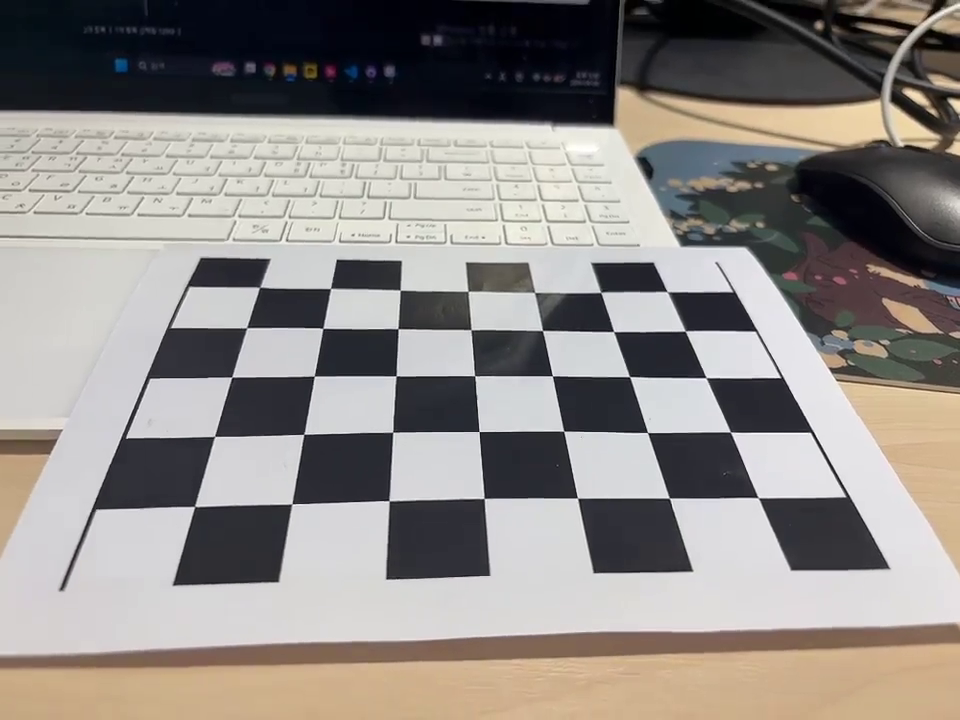
#> input picture frame 38 of chessboard.mp4, 960 x 720 px
$ python distortion_correction.py
#> lines starting #> are read from the running program, lines starting #| are printed output that depends on the picture; after the words box and inside, x2 and y2 are one past the last pixel; in counts of white or black regions, pixels touching at a corner belong together
import cv2 as cv
import numpy as np


INPUT_VIDEO = "chessboard.mp4"


def main():
    data = np.load("calibration_data.npz")
#> (reads calibration_data.npz from the repository)
    K = data["mtx"]
    dist = data["dist"]

    video = cv.VideoCapture(INPUT_VIDEO)
    if not video.isOpened():
        print(f"Cannot open input video: {INPUT_VIDEO}")
        raise SystemExit

    print("Running distortion correction... (ESC to quit)")

    map1 = None
    map2 = None

    while True:
        valid, img = video.read()
#> img is the input picture: shape (720, 960, 3); mean B, G, R 135.2, 138.8, 143.6
        if not valid:
            break

        if map1 is None or map2 is None:
            image_size = (img.shape[1], img.shape[0])
#> image_size = (960, 720)
            map1, map2 = cv.initUndistortRectifyMap(
                K, dist, None, None, image_size, cv.CV_32FC1
            )

        img_rectified = cv.remap(img, map1, map2, interpolation=cv.INTER_LINEAR)
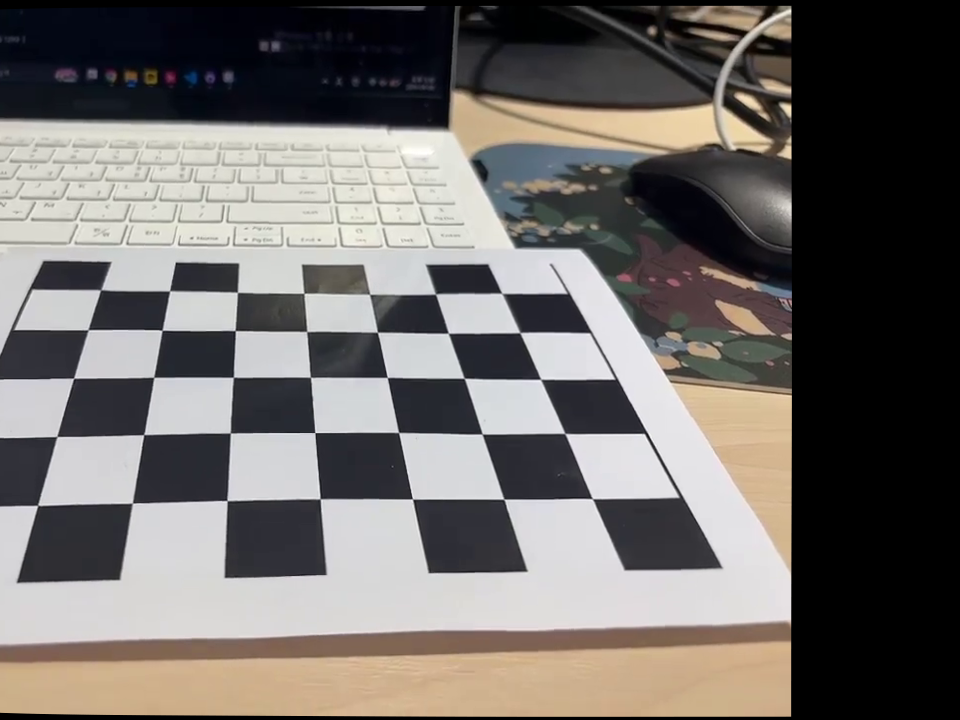
#> img_rectified: shape (720, 960, 3); mean B, G, R 106.1, 108.9, 113

        cv.putText(img, "Original", (10, 25), cv.FONT_HERSHEY_DUPLEX, 0.6, (0, 255, 0))
#> img: shape (720, 960, 3); 0.04% of pixels changed, all inside (x1, y1, x2, y2) = (12, 12, 82, 30)
        cv.putText(img_rectified, "Rectified", (10, 25), cv.FONT_HERSHEY_DUPLEX, 0.6, (0, 255, 0))
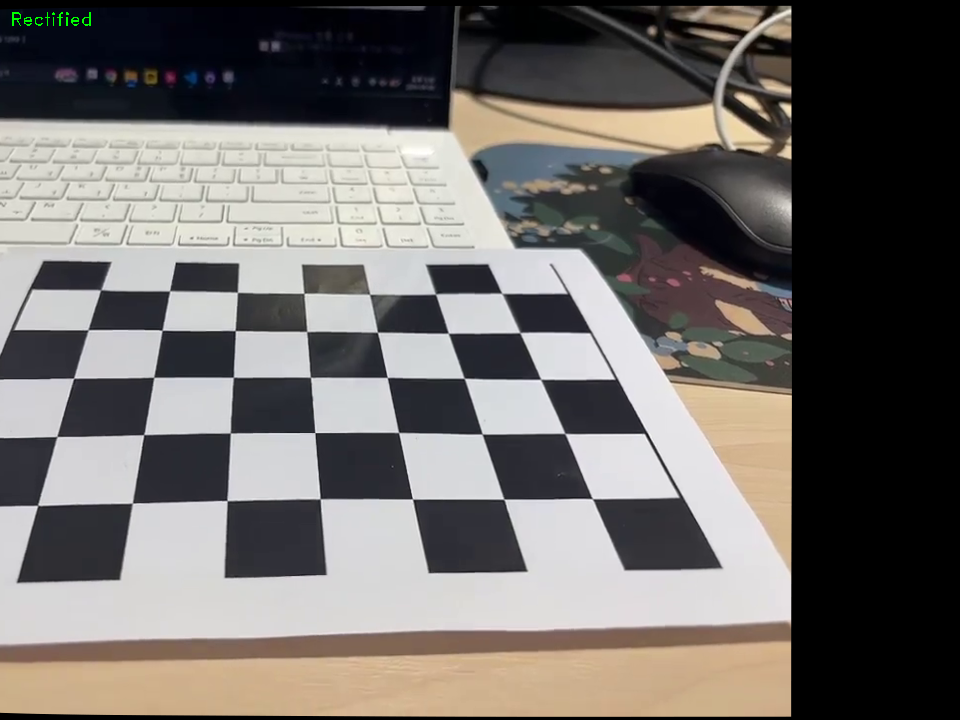
#> img_rectified: shape (720, 960, 3); 0.05% of pixels changed, all inside (x1, y1, x2, y2) = (12, 12, 91, 26)

        display = np.hstack((img, img_rectified))
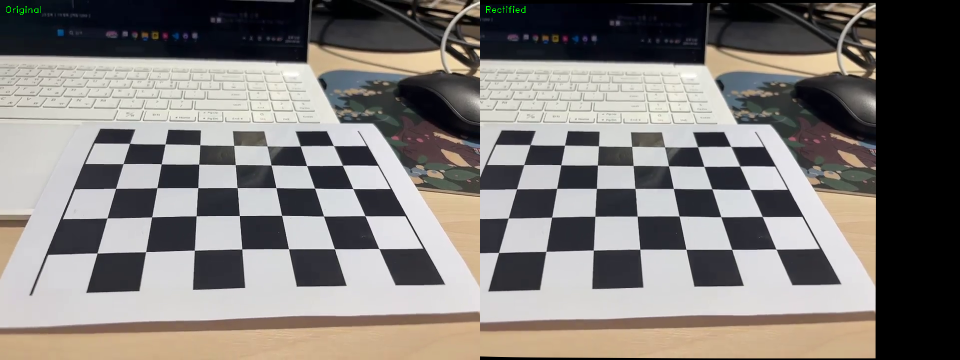
#> display: shape (720, 1920, 3) (shown at 1/2 size); mean B, G, R 120.7, 124, 128.3
        display = cv.resize(display, None, fx=0.5, fy=0.5)
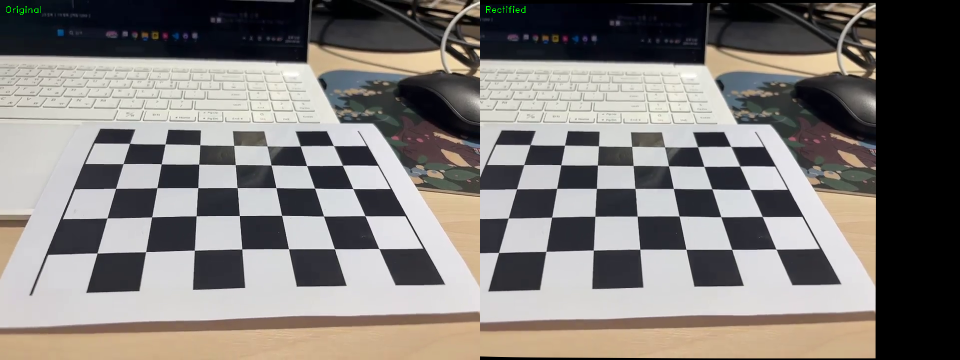
#> display: shape (360, 960, 3); mean B, G, R 120.8, 124, 128.4
        cv.imshow("Distortion Correction", display)

        if cv.waitKey(30) & 0xFF == 27:
#> (key Esc is pressed here)
            break

    video.release()
    cv.destroyAllWindows()


if __name__ == "__main__":
    main()
